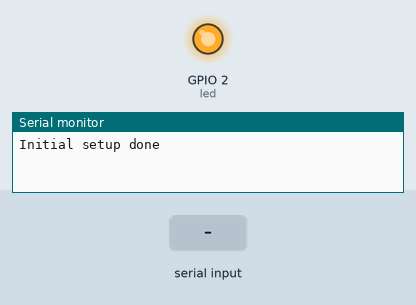
The sketch below on a simulated ESP32. Shown: output pins drawn as LEDs (lit = HIGH), the last lines printed to the serial monitor. Dashed ring = blinking. Inputs (shaded band) come from the test bench.

Above: at 1.2 s.
1.3 s: "5\n" received over Serial
At 2.7 s:
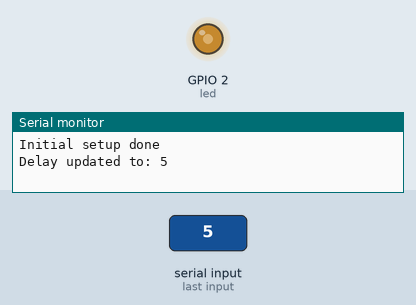
3.0 s: "90,45\n" received over Serial
At 3.23 s:
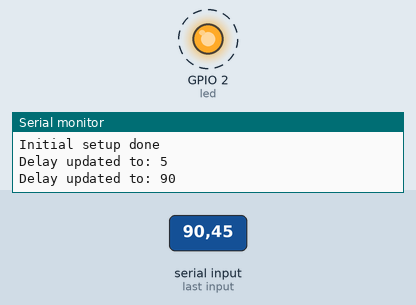
Timing chart, 0 to 12.0 s (numbered marks = the images above; inputs shaded):
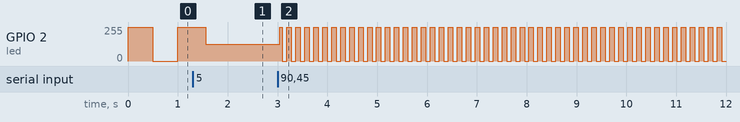

Measured:
- after the input at 3.0 s, GPIO 2 (led): alternates 255/255 for 0.09 s and 0/255 for 0.09 s, starting at once

The sketch:

taskScheduling_ledAndSerialRead.ino
```cpp
/*author:Pranathi
date:26/08/25
topic:task scheduling for led blink and serial read*/
#if CONFIG_FREERTOS_UNICORE
static const BaseType_t app_cpu=0;
#else
static const BaseType_t app_cpu=1;
#endif

static const int led=2;
static int led_delay=500;

void toggleLed(void *parameter){
  while(1){
  digitalWrite(led,HIGH);
  vTaskDelay(led_delay / portTICK_PERIOD_MS);
  digitalWrite(led,LOW);
  vTaskDelay(led_delay / portTICK_PERIOD_MS);
  }
}
void read(void *parameter){
  while(1){
    if(Serial.available()>0){
      String led_delay1=Serial.readStringUntil('\n');
      led_delay=led_delay1.toInt();
      Serial.print("Delay updated to: ");
      Serial.println(led_delay);
    }
    vTaskDelay(100 / portTICK_PERIOD_MS);
  }
}
void setup() {
  // put your setup code here, to run once:
  Serial.begin(115200);
  pinMode(led,OUTPUT);
  digitalWrite(led,LOW);
  Serial.println("Initial setup done");
  xTaskCreatePinnedToCore(
    toggleLed,
    "Led Toggling",
    1024,
    NULL,
    3,
    NULL,
    app_cpu
  );
  xTaskCreatePinnedToCore(
    read,
    "Serial input",
    2048,
    NULL,
    2,
    NULL,
    app_cpu
  );
}

void loop() {
  // put your main code here, to run repeatedly:

}
```
